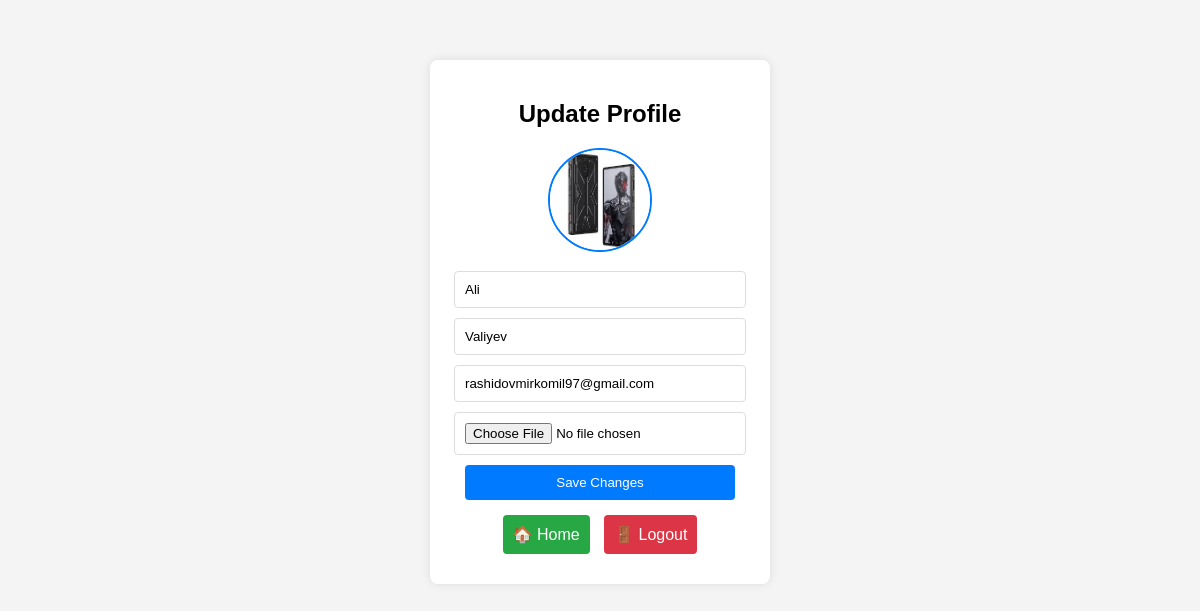
The app's page /user/profileupdate/ (signed in) with its own data.
### users/models.py (models this page shows, shortened)
class CustomUser(AbstractUser, PermissionsMixin):
    avatar = models.ImageField(upload_to="avatars/", blank=True, null=True, default='avatars/default.png')
    address = models.CharField(max_length=200, blank=True,null=True)

### users/views.py (the view)
# urls.py: path('profileupdate/', profileupdate, name='profile_update'),
@login_required
def profileupdate(request):
    if request.method == "POST":
        form = ProfileUpdateForm(request.POST, request.FILES, instance=request.user)
        if form.is_valid():
            form.save()
            return redirect('users:profile')
    else:
        form = ProfileUpdateForm(instance=request.user)
    return render(request, "registration/profile_update.html", {"form": form})

### users/forms.py
class ProfileUpdateForm(forms.ModelForm):
    class Meta:
        model = CustomUser
        fields = ['first_name', 'last_name', 'email', 'avatar']

### templates/registration/profile_update.html (shortened to what this page needs)
<!DOCTYPE html>
<html lang="en">
<head>
</head>
<body>
    <div class="container">
        <h2>Update Profile</h2>
        {% if user.avatar %}
            <img src="{{ user.avatar.url }}" alt="Profile Image" class="avatar">
        {% else %}
            <img src="{{ MEDIA_URL }}default.jpg" alt="Default Profile Image" class="avatar">
        {% endif %}
        <form method="post" enctype="multipart/form-data">
            <input type="text" name="first_name" value="{{ user.first_name }}" placeholder="First Name" required><br>
            <input type="text" name="last_name" value="{{ user.last_name }}" placeholder="Last Name" required><br>
            <input type="email" name="email" value="{{ user.email }}" placeholder="Email" required><br>
            <input type="file" name="avatar"><br>
            <button type="submit">Save Changes</button>
        </form>
        <a class="btn" href="{% url 'home' %}">🏠 Home</a>
        <a class="btn" href="{% url 'users:logout' %}" style="background: #dc3545;">🚪 Logout</a>
    </div>
</body>
</html>

### templates/registration/profile_update.html (style rules this page uses)
body { font-family: Arial, sans-serif; text-align: center; background: #f4f4f4; margin: 0; padding: 0; }
.container { background: white; padding: 20px; width: 300px; margin: auto; margin-top: 5%; border-radius: 8px; box-shadow: 0px 0px 10px rgba(0, 0, 0, 0.1); }
.avatar { width: 100px; height: 100px; border-radius: 50%; object-fit: cover; border: 2px solid #007bff; margin-bottom: 10px; }
input, button { width: 90%; padding: 10px; margin: 5px 0; border-radius: 4px; border: 1px solid #ddd; }
button { background: #007bff; color: white; cursor: pointer; border: none; }
.btn { display: inline-block; padding: 10px; background: #28a745; color: white; text-decoration: none; border-radius: 4px; margin: 10px 5px; }

### records on screen
CustomUser: avatar (picture), first_name "Ali", last_name "Valiyev", email "rashidovmirkomil97@gmail.com"
